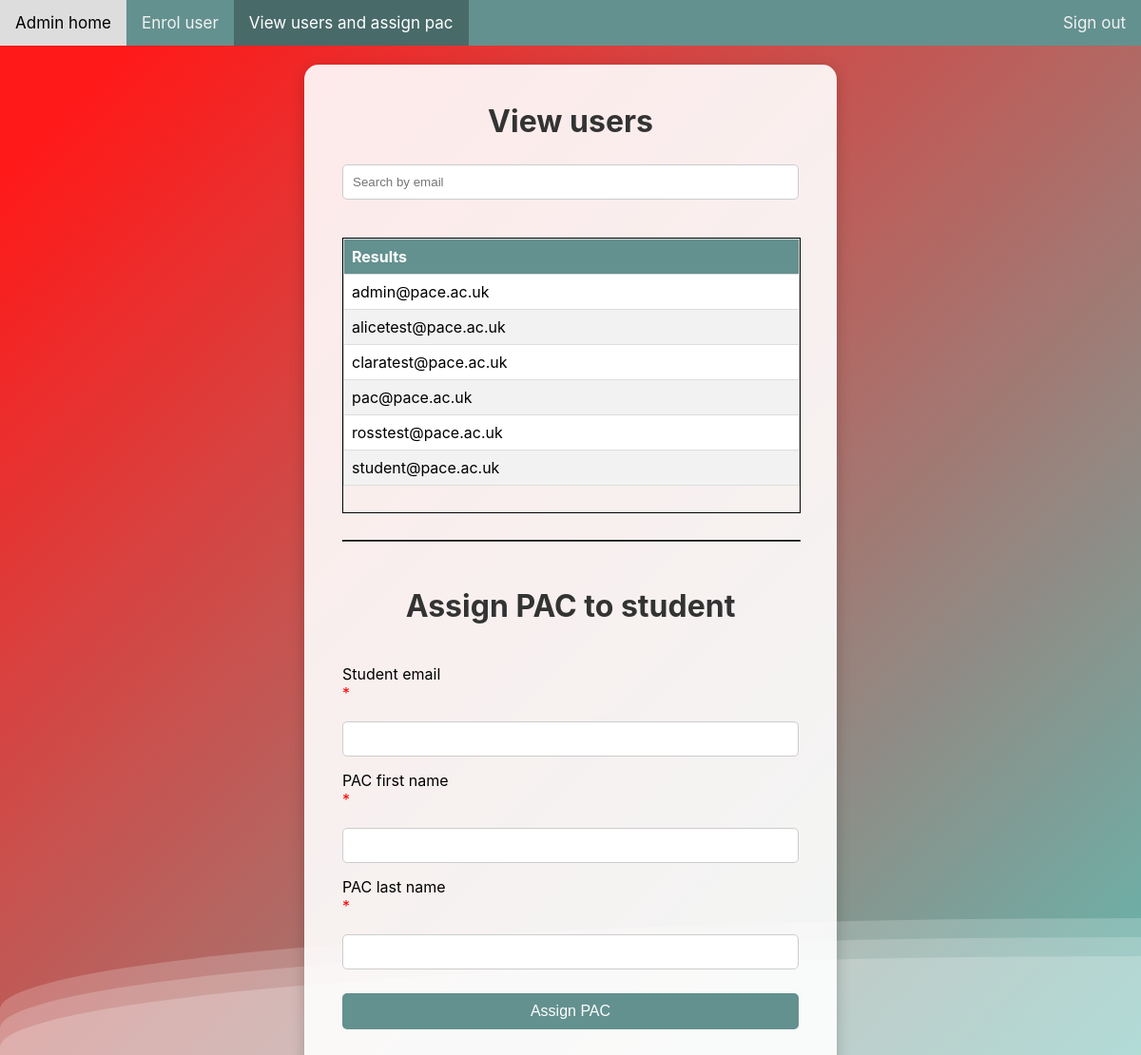
The app's page /view_users_and_assign_pac/, older data.
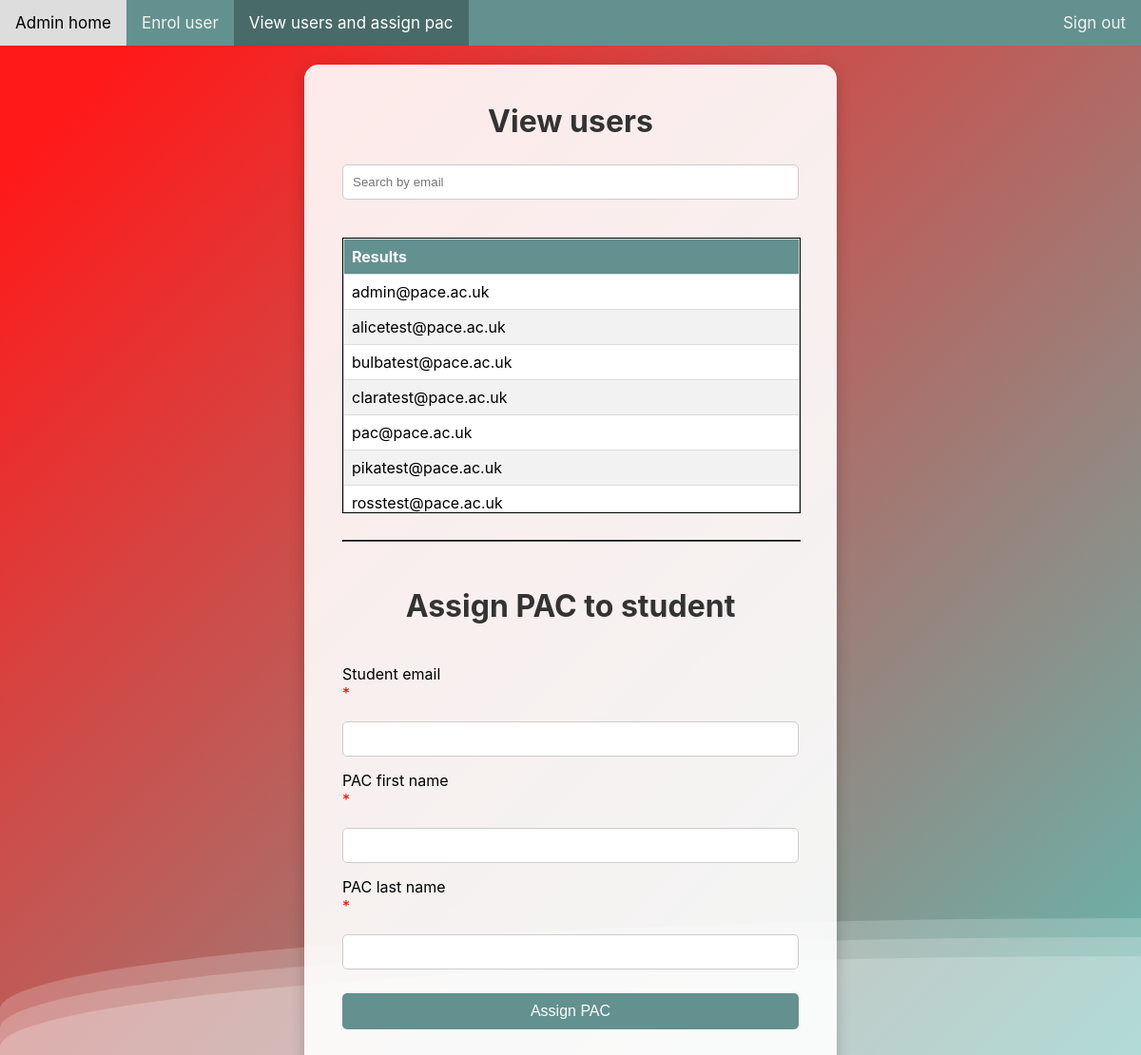
The same page, newer data.
### Stupac/models.py (models this page shows, shortened)
class Generic_User(AbstractBaseUser, PermissionsMixin):
    email = models.EmailField(blank=True, default='', unique=True)
    first_name = models.CharField(blank=True, default='', max_length=32)
    last_name = models.CharField(blank=True, default='', max_length=32)
    is_active = models.BooleanField(default=True)
    is_superuser = models.BooleanField(default=False)
    is_staff = models.BooleanField(default=False)
    objects = CustomUserManager()
    USERNAME_FIELD = 'email'
    EMAIL_FIELD = 'email'
    REQUIRED_FIELDS = []
    class Meta:
        verbose_name = 'User'
        verbose_name_plural = 'Users'

### Stupac/views.py (the view)
# urls.py: path('view_users_and_assign_pac/', views.view_users_and_assign_pac, name='view_users_and_assign_pac'),
def view_users_and_assign_pac(request):
    if request.GET.get("user_name"):
        user_name = request.GET.get("user_name")
    else:
        user_name=""
    user_emails = Generic_User.objects.raw("select id, email from main.Stupac_generic_user where email LIKE '%" + user_name + "%'")
    if request.method == "POST":
        student_email = str(request.POST.get("student_email"))
        pac_first_name = str(request.POST.get("pac_first_name"))
        pac_last_name = str(request.POST.get("pac_last_name"))
        pac_assignment = Student.objects.raw("update main.student set pac_first_name = '" + pac_first_name + "', pac_last_name = '" + pac_last_name + "' where student_email = '" + student_email + "'")
        assignment_status = True
    else:
        assignment_status = False
    return render(request, "view_users_and_assign_pac.html", {
        "user_emails" : user_emails,
        "assignment_status" : assignment_status,
    })

### templates/view_users_and_assign_pac.html (shortened to what this page needs)
{% load static %}
<!doctype html>
<html lang="en">
<head>
    <link rel="stylesheet" href="{% static 'stupac_template/styles.css' %}?v=16">
</head>
<body>
<div class="topnav">
    <a href="{% url 'admin_home' %}">Admin home</a>
    <a href="{% url 'enrol_user' %}">Enrol user</a>
    <a href="{% url 'view_users_and_assign_pac' %}" class="active">View users and assign pac</a>
    <a style="float:right" href="{% url 'login_page' %}">Sign out</a>
</div>
<div class="main-content">
    <div class = "login-box">
<h1>View users</h1>
<label>
    <form>
        <input type="text" name = "user_name" id="user_name" placeholder="Search by email" class="Widened_form_field" autofocus>
    </form>
</label>
<br>
<br>
<div class="Lookup_results">
    <table>
        <thead>
            <tr>
                <th>Results</th>
            </tr>
        </thead>
        <tbody>
        {% for emails in user_emails %}
                <tr><td>{{ emails.email }}</td></tr>
            {% endfor %}
        </tbody>
    </table>
</div>
        <br>
<hr class="line">
        <br>
        <br>
<h1>Assign PAC to student</h1>
<br>
<form method="post" action = "">
    <label>Student email<label class="Mandatory_field_label">*</label>
        <input type="Text" id = 'student_email'>
    </label>
    <label>PAC first name<label class="Mandatory_field_label">*</label>
        <input type="Text" id = 'pac_first_name'>
    </label>
    <label>PAC last name<label class="Mandatory_field_label">*</label>
        <input type="Text" id = 'pac_last_name'>
    </label>
    <label>
        <input type="submit" value="Assign PAC">
    </label>
</form>
</div>
    </div>
</body>
</html>

Row changes from the older to the newer data that the page shows:
no longer on this page (row edited): Generic_User: email "student@pace.ac.uk"
added Generic_User: email "bulbatest@pace.ac.uk"
added Generic_User: email "pikatest@pace.ac.uk"
